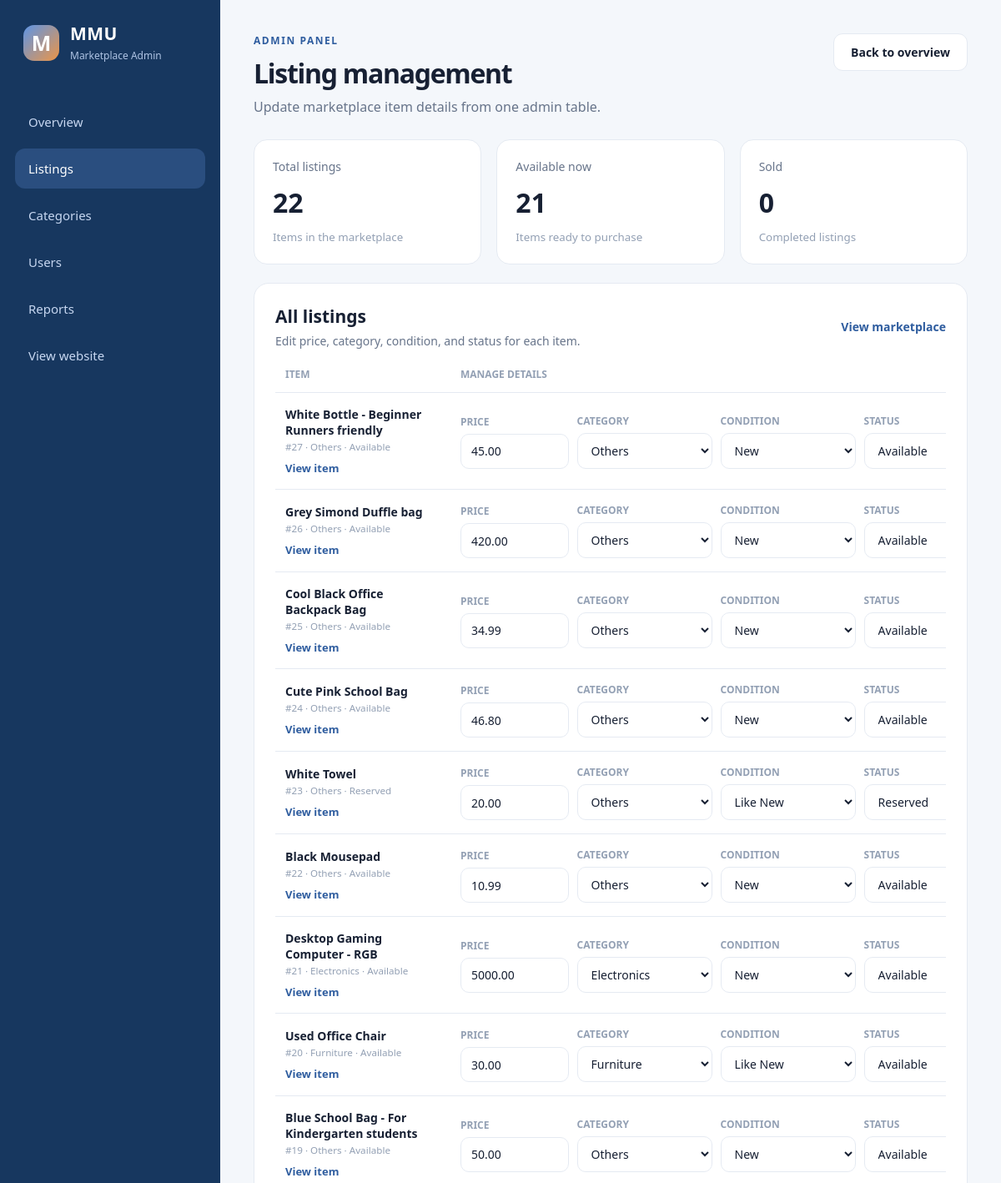
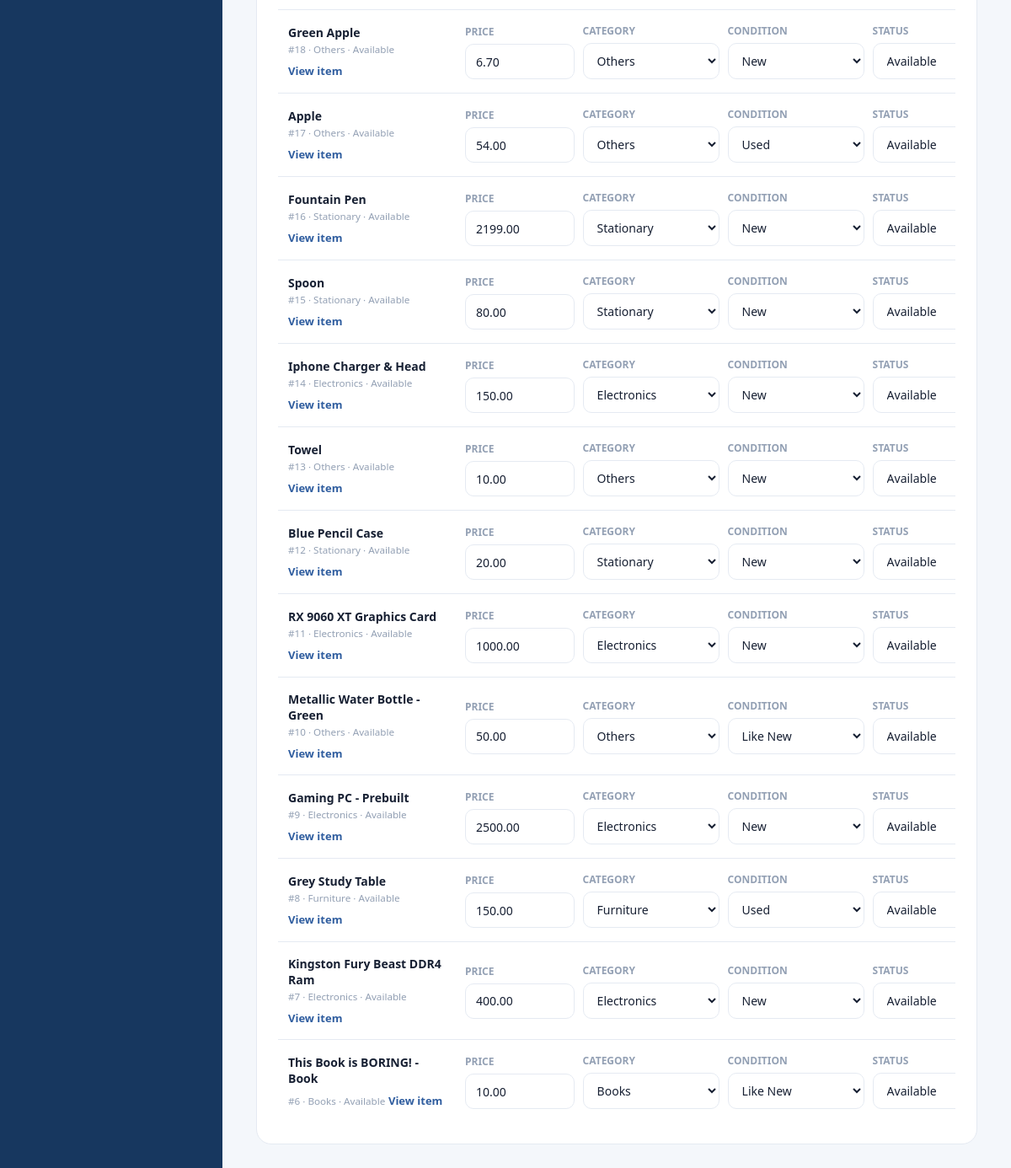
/admin/items (signed in), run on the app's committed database (2 pictures, top to bottom).
### tables this page shows
CREATE TABLE item(
                   id INTEGER PRIMARY KEY AUTOINCREMENT,
                   title TEXT NOT NULL,
                   description TEXT NOT NULL,
                   category_id INTEGER NOT NULL,
                   status_id INTEGER NOT NULL,
                   condition_id INTEGER,
                   price REAL NOT NULL, image TEXT, seller_num TEXT, user_id INTEGER REFERENCES user(id),
                   FOREIGN KEY(category_id) REFERENCES category(id),
                   FOREIGN KEY(status_id) REFERENCES status(id),
                   FOREIGN KEY(condition_id) REFERENCES item_condition(id)
                   );

CREATE TABLE category(
                   id INTEGER PRIMARY KEY AUTOINCREMENT,
                   name TEXT NOT NULL UNIQUE
                   
                   );

CREATE TABLE status(
                   id INTEGER PRIMARY KEY AUTOINCREMENT,
                   condition TEXT NOT NULL UNIQUE
                   
                   );

CREATE TABLE item_condition(
                   id INTEGER PRIMARY KEY AUTOINCREMENT,
                   name TEXT NOT NULL UNIQUE

                   );

### app.py (the view)
@app.route("/admin/items")
def admin_items():
    denied = check_admin()
    if denied:
        return denied
    connect = sqlite3.connect("database.db")
    cursor = connect.cursor()
    cursor.execute("""
        SELECT item.id, item.title, item.price,
               item.category_id, category.name,
               item.status_id, status.condition,
               item.condition_id, COALESCE(
                   item_condition.name, 'Not specified')
        FROM item
        JOIN category ON item.category_id = category.id
        JOIN status ON item.status_id = status.id
        LEFT JOIN item_condition ON item.condition_id = item_condition.id
        ORDER BY item.id DESC
    """)
    items = cursor.fetchall()
    cursor.execute("SELECT id, name FROM category ORDER BY name")
    categories = cursor.fetchall()
    cursor.execute("SELECT id, condition FROM status ORDER BY id")
    statuses = cursor.fetchall()
    cursor.execute("SELECT id, name FROM item_condition ORDER BY id")
    conditions = cursor.fetchall()
    stats = {
        "total_items": len(items),
        "available_items": sum(1 for item in items if item[6] == "Available"),
        "sold_items": sum(1 for item in items if item[6] == "Sold")
    }
    connect.close()
    return render_template("admin_items.html",
                           items=items,
                           categories=categories,
                           statuses=statuses,
                           conditions=conditions,
                           stats=stats)

### app.py (called while the page is built)
def check_admin():
    if session.get('role') != 'admin':
        flash("Access denied. Admins only.")
        return redirect(url_for('home_page'))
    return None

### templates/admin_items.html (shortened to what this page needs)
<!DOCTYPE html>
<html lang="en">
<head>
    <link rel="stylesheet" href="{{ url_for('static', filename='css/admin.css') }}">
</head>
<body class="admin-body">
    <div class="admin-layout">
        <aside class="admin-sidebar">
            <a class="admin-brand" href="{{ url_for('home') }}">
                <span class="brand-mark">M</span>
                <span>
                    <strong>MMU</strong>
                    <small>Marketplace Admin</small>
                </span>
            </a>
            <nav class="admin-nav" aria-label="Admin navigation">
                <a href="{{ url_for('admin_dashboard') }}">Overview</a>
                <a class="active" href="{{ url_for('admin_items') }}">Listings</a>
                <a href="{{ url_for('admin_categories') }}">Categories</a>
                <a href="{{ url_for('admin_users') }}">Users</a>
                <a href="{{ url_for('admin_reports') }}">Reports</a>
                <a href="{{ url_for('home') }}">View website</a>
            </nav>
        </aside>
        <main class="admin-main">
            <header class="dashboard-header">
                <div>
                    <p class="eyebrow">ADMIN PANEL</p>
                    <h1>Listing management</h1>
                    <p class="dashboard-subtitle">Update marketplace item details from one admin table.</p>
                </div>
                <a class="button" href="{{ url_for('admin_dashboard') }}">Back to overview</a>
            </header>
            <section class="stat-grid" aria-label="Listing statistics">
                <article class="stat-card">
                    <p>Total listings</p>
                    <strong>{{ stats.total_items }}</strong>
                    <small>Items in the marketplace</small>
                </article>
                <article class="stat-card">
                    <p>Available now</p>
                    <strong>{{ stats.available_items }}</strong>
                    <small>Items ready to purchase</small>
                </article>
                <article class="stat-card">
                    <p>Sold</p>
                    <strong>{{ stats.sold_items }}</strong>
                    <small>Completed listings</small>
                </article>
            </section>
            <section class="listings-panel">
                <div class="panel-heading">
                    <div>
                        <h2>All listings</h2>
                        <p>Edit price, category, condition, and status for each item.</p>
                    </div>
                    <a href="{{ url_for('home_page') }}">View marketplace</a>
                </div>
                <div class="table-wrap">
                    <table class="listing-table admin-item-table">
                        <thead>
                            <tr>
                                <th>Item</th>
                                <th>Manage details</th>
                            </tr>
                        </thead>
                        <tbody>
                            {% for item_id, title, price, category_id, category_name, status_id, status_name, condition_id, condition_name in items %}
                            <tr>
                                <td>
                                    <strong>{{ title }}</strong>
                                    <small>#{{ item_id }} · {{ category_name }} · {{ status_name }}</small>
                                    <a class="table-action-link" href="{{ url_for('item_detail', item_id=item_id) }}">View item</a>
                                </td>
                                <td>
                                    <form class="item-admin-form" method="POST" action="{{ url_for('update_admin_item', item_id=item_id) }}">
                                        <label class="item-admin-field">
                                            <span>Price</span>
                                            <input type="number" name="price" value="{{ '%.2f' | format(price) }}" min="0" step="0.01" required>
                                        </label>
                                        <label class="item-admin-field">
                                            <span>Category</span>
                                            <select name="category" required>
                                                {% for category_option_id, category_option_name in categories %}
                                                <option value="{{ category_option_id }}" {% if category_option_id == category_id %}selected{% endif %}>{{ category_option_name }}</option>
                                                {% endfor %}
                                            </select>
                                        </label>
                                        <label class="item-admin-field">
                                            <span>Condition</span>
                                            <select name="condition" required>
                                                {% for condition_option_id, condition_option_name in conditions %}
                                                <option value="{{ condition_option_id }}" {% if condition_option_id == condition_id %}selected{% endif %}>{{ condition_option_name }}</option>
                                                {% endfor %}
                                            </select>
                                        </label>
                                        <label class="item-admin-field">
                                            <span>Status</span>
                                            <select name="status" required>
                                                {% for status_option_id, status_option_name in statuses %}
                                                <option value="{{ status_option_id }}" {% if status_option_id == status_id %}selected{% endif %}>{{ status_option_name }}</option>
                                                {% endfor %}
                                            </select>
                                        </label>
                                    </form>
                                </td>
                            </tr>
                            {% else %}
                            <tr class="empty-row">
                                <td colspan="2">No listings available yet.</td>
                            </tr>
                            {% endfor %}
                        </tbody>
                    </table>
                </div>
            </section>
        </main>
    </div>
</body>
</html>

### static/css/admin.css (style rules this page uses)
:root { --navy: #17375f; --blue: #2f5d9f; --text: #172033; --muted: #67748a; --line: #e5eaf2; --canvas: #f4f7fb; --white: #ffffff; }
* { box-sizing: border-box; }
.admin-body { margin: 0; color: var(--text); background: var(--canvas); font-family: "Segoe UI", Arial, sans-serif; }
.admin-layout { min-height: 100vh; display: flex; }
.admin-sidebar { width: 264px; padding: 26px 18px 20px; display: flex; flex-direction: column; background: var(--navy); color: #d8e5fa; }
.admin-brand { padding: 0 10px; display: flex; gap: 13px; align-items: center; color: var(--white); text-decoration: none; }
.brand-mark { width: 43px; height: 43px; display: grid; place-items: center; border-radius: 13px; background: linear-gradient(135deg, #5d95e6, #ec9547); font-size: 25px; font-weight: 700; }
.admin-brand strong { display: block; font-size: 21px; letter-spacing: .02em; }
.admin-brand small { color: #afc4e4; font-size: 12px; }
.admin-nav { margin-top: 46px; display: flex; flex-direction: column; gap: 8px; }
.admin-nav a, .admin-nav .disabled { min-height: 48px; padding: 14px 16px; border-radius: 12px; color: #c7d7f1; display: flex; align-items: center; font-size: 15px; font-weight: 500; text-decoration: none; }
.admin-nav a:hover, .admin-nav a.active { color: var(--white); background: rgba(89, 138, 209, .28); }
.admin-main { width: calc(100% - 264px); padding: 40px; }
.dashboard-header { display: flex; justify-content: space-between; align-items: flex-start; gap: 25px; margin-bottom: 28px; }
.eyebrow { margin: 0 0 9px; color: var(--blue); font-size: 12px; font-weight: 700; letter-spacing: .13em; }
.dashboard-header h1 { margin: 0 0 8px; font-size: 32px; letter-spacing: -.04em; }
.dashboard-subtitle { margin: 0; color: var(--muted); }
.button { padding: 12px 20px; border: 1px solid var(--line); border-radius: 11px; color: var(--text); background: var(--white); text-decoration: none; font-size: 14px; font-weight: 600; }
.stat-grid { margin-bottom: 22px; display: grid; grid-template-columns: repeat(auto-fit, minmax(180px, 1fr)); gap: 18px; }
.stat-card { padding: 22px; border: 1px solid var(--line); border-radius: 16px; background: var(--white); }
.stat-card p { margin: 0 0 12px; color: var(--muted); font-size: 14px; }
.stat-card strong { display: block; margin-bottom: 8px; color: var(--text); font-size: 32px; }
.stat-card small { color: #93a0b4; }
.listings-panel { padding: 25px; border: 1px solid var(--line); border-radius: 18px; background: var(--white); }
.panel-heading { margin-bottom: 22px; display: flex; justify-content: space-between; align-items: center; gap: 20px; }
.panel-heading h2 { margin: 0 0 6px; font-size: 21px; }
.panel-heading p { margin: 0; color: var(--muted); font-size: 14px; }
.panel-heading a { color: var(--blue); font-size: 14px; font-weight: 600; text-decoration: none; }
.table-wrap { overflow-x: auto; }
.listing-table { width: 100%; border-collapse: collapse; text-align: left; }
.listing-table th { padding: 0 12px 13px; color: #93a0b4; font-size: 12px; text-transform: uppercase; }
.listing-table td { padding: 16px 12px; border-top: 1px solid var(--line); color: #46536a; font-size: 14px; }
.listing-table td:first-child strong { display: block; color: var(--text); }
.listing-table td:first-child small { color: #93a0b4; }
.admin-item-table td:first-child { min-width: 210px; }
.table-action-link { display: inline-block; margin-top: 8px; color: var(--blue); font-size: 13px; font-weight: 700; text-decoration: none; }
.item-admin-form { min-width: 720px; display: grid; grid-template-columns: minmax(110px, .8fr) minmax(150px, 1fr) minmax(150px, 1fr) minmax(140px, 1fr) auto; gap: 10px; align-items: end; }
.item-admin-field { display: grid; gap: 6px; }
.item-admin-field span { color: #93a0b4; font-size: 12px; font-weight: 700; text-transform: uppercase; }
.item-admin-form input, .item-admin-form select { width: 100%; min-height: 42px; padding: 10px 12px; border: 1px solid var(--line); border-radius: 10px; color: var(--text); background: var(--white); font: inherit; }

### data on the page
item: title "White Bottle - Beginner Runners friendly", id "27", name "Others", condition "Available", price "45.00", category "Others", condition "New", status "Available"
item: title "Grey Simond Duffle bag", id "26", name "Others", condition "Available", price "420.00", category "Others", condition "New", status "Available"
item: title "Cool Black Office Backpack Bag", id "25", name "Others", condition "Available", price "34.99", category "Others", condition "New", status "Available"
item: title "Cute Pink School Bag", id "24", name "Others", condition "Available", price "46.80", category "Others", condition "New", status "Available"
item: title "White Towel", id "23", name "Others", condition "Reserved", price "20.00", category "Others", condition "Like New", status "Reserved"
item: title "Black Mousepad", id "22", name "Others", condition "Available", price "10.99", category "Others", condition "New", status "Available"
item: title "Desktop Gaming Computer - RGB", id "21", name "Electronics", condition "Available", price "5000.00", category "Electronics", condition "New", status "Available"
item: title "Used Office Chair", id "20", name "Furniture", condition "Available", price "30.00", category "Furniture", condition "Like New", status "Available"
item: title "Blue School Bag - For Kindergarten students", id "19", name "Others", condition "Available", price "50.00", category "Others", condition "New", status "Available"
item: title "Green Apple", id "18", name "Others", condition "Available", price "6.70", category "Others", condition "New", status "Available"
item: title "Apple", id "17", name "Others", condition "Available", price "54.00", category "Others", condition "Used", status "Available"
item: title "Fountain Pen", id "16", name "Stationary", condition "Available", price "2199.00", category "Stationary", condition "New", status "Available"
item: title "Spoon", id "15", name "Stationary", condition "Available", price "80.00", category "Stationary", condition "New", status "Available"
item: title "Iphone Charger & Head", id "14", name "Electronics", condition "Available", price "150.00", category "Electronics", condition "New", status "Available"
item: title "Towel", id "13", name "Others", condition "Available", price "10.00", category "Others", condition "New", status "Available"
item: title "Blue Pencil Case", id "12", name "Stationary", condition "Available", price "20.00", category "Stationary", condition "New", status "Available"
item: title "RX 9060 XT Graphics Card", id "11", name "Electronics", condition "Available", price "1000.00", category "Electronics", condition "New", status "Available"
item: title "Metallic Water Bottle - Green", id "10", name "Others", condition "Available", price "50.00", category "Others", condition "Like New", status "Available"
item: title "Gaming PC - Prebuilt", id "9", name "Electronics", condition "Available", price "2500.00", category "Electronics", condition "New", status "Available"
item: title "Grey Study Table", id "8", name "Furniture", condition "Available", price "150.00", category "Furniture", condition "Used", status "Available"
item: title "Kingston Fury Beast DDR4 Ram", id "7", name "Electronics", condition "Available", price "400.00", category "Electronics", condition "New", status "Available"
item: title "This Book is BORING! - Book", id "6", name "Books", condition "Available", price "10.00", category "Books", condition "Like New", status "Available"

### other printed values
{{ stats.total_items }} "22"
{{ stats.available_items }} "21"
{{ stats.sold_items }} "0"
